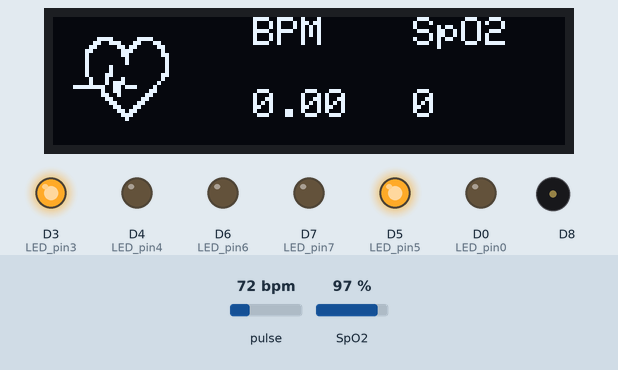
This sketch was run on a simulated ESP8266 (NodeMCU). Shown: 128×32 one-colour display, output pins drawn as LEDs (lit = HIGH), buzzer (waves = sounding). The inputs (shaded band) are chosen by the test bench; at power-on: pulse 72 bpm, SpO2 97 %. The display library's start-up logo is not drawn; what the sketch prints to the serial monitor is not drawn.

Above: at 4.2 s.
4.3 s: pulse set to 62 bpm
At 6.8 s:
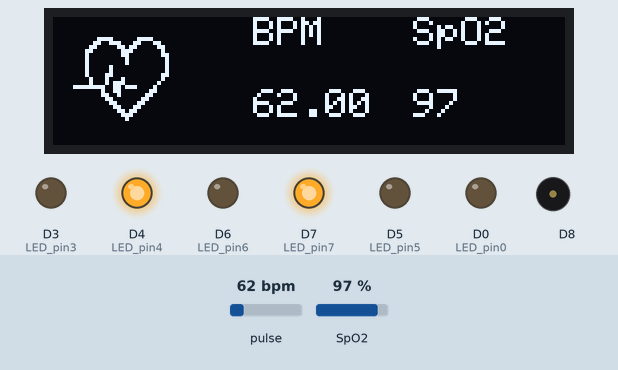
7.3 s: pulse set to 58 bpm
At 8.8 s:
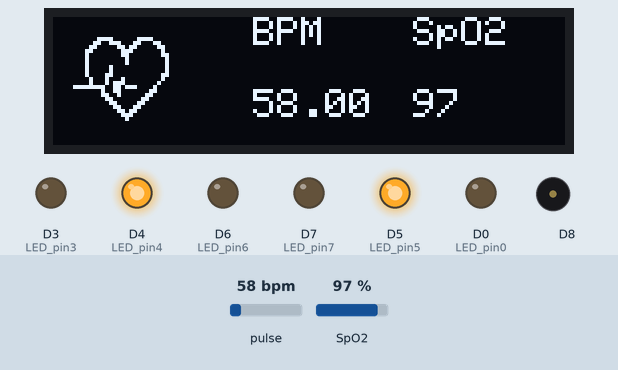
10.3 s: SpO2 set to 93 %
At 11.6 s:
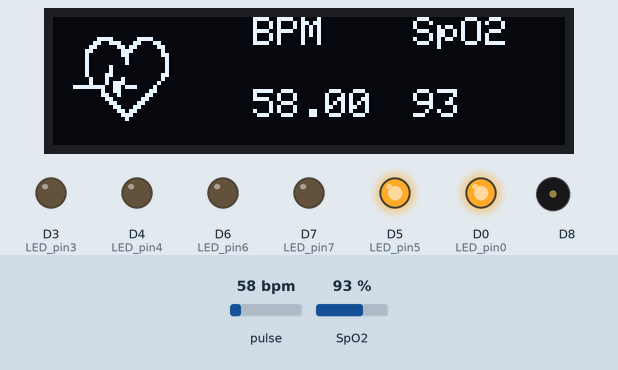
13.3 s: SpO2 set to 91 %
At 15.12 s:
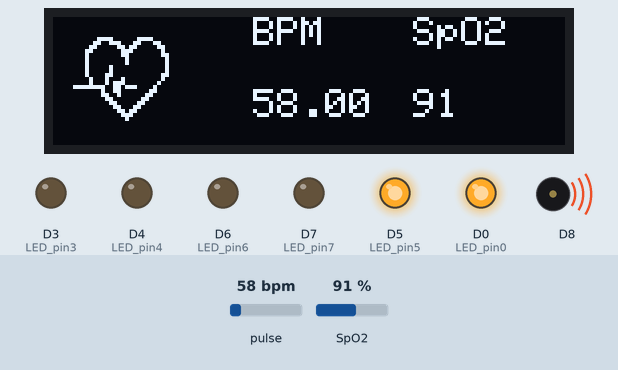
16.3 s: SpO2 set to 88 %
At 17.8 s:
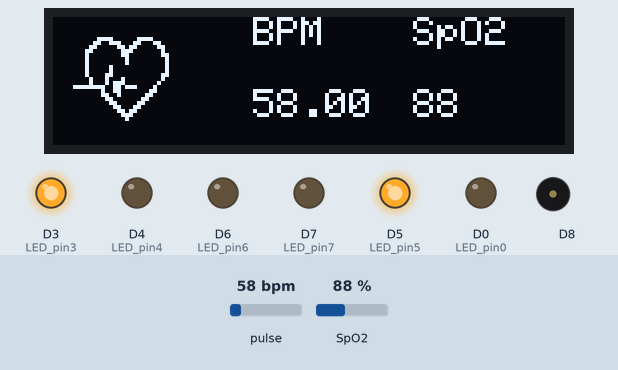
19.3 s: pulse set to 70 bpm
At 20.9 s:
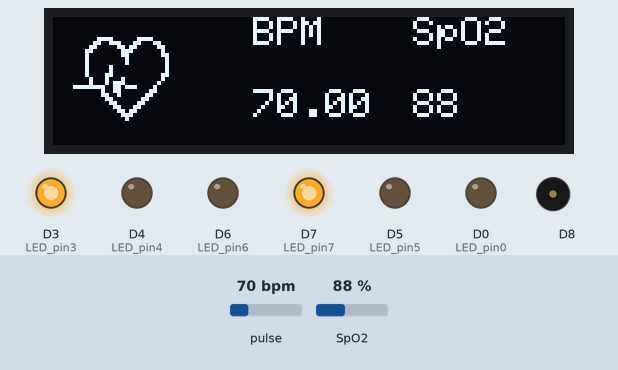
Timing chart, 0 to 23.3 s (numbered marks = the images above; inputs shaded):
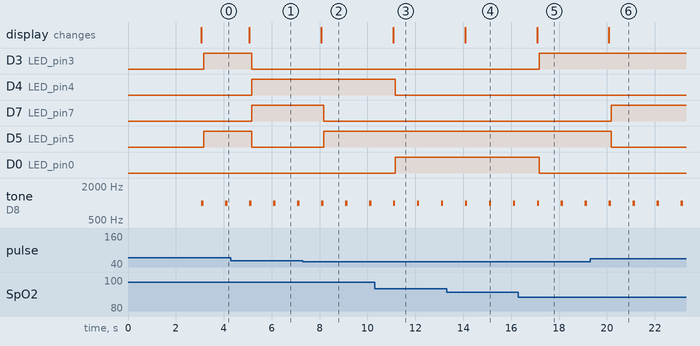

The sketch:

tspeako2.ino
```cpp
#include <Adafruit_GFX.h>        //OLED libraries
#include <Adafruit_SSD1306.h>
#include <Wire.h>
#include "MAX30100_PulseOximeter.h"
#include <ESP8266WiFi.h>  // wifi
#include "ThingSpeak.h"

#define REPORTING_PERIOD_MS     1000
#define REPORTING_PERIOD_MS2     15000


// PulseOximeter is the higher level interface to the sensor
// it offers:
//  * beat detection reporting
//  * heart rate calculation
//  * SpO2 (oxidation level) calculation
PulseOximeter pox;
const char* ssid = "OPPORTUNITY";
const char* password = "12345679";
uint32_t tsLastReport = 0;
//----------- Channel details ----------------//
unsigned long Channel_ID = 1704864; // Your Channel ID
const char * myWriteAPIKey = "3VJIL0OO5404LO1Z"; //Your write API key
//-------------------------------------------//
float BPM, SPO2;


//OLED
#define SCREEN_WIDTH 128 // OLED display width, in pixels
#define SCREEN_HEIGHT 32 // OLED display height, in pixels 32
#define OLED_RESET    -1 // Reset pin # (or -1 if sharing Arduino reset pin)

Adafruit_SSD1306 display(SCREEN_WIDTH, SCREEN_HEIGHT, &Wire, OLED_RESET); //Declaring the display name (display)

static const unsigned char PROGMEM logo2_bmp[] =
{ 0x03, 0xC0, 0xF0, 0x06, 0x71, 0x8C, 0x0C, 0x1B, 0x06, 0x18, 0x0E, 0x02, 0x10, 0x0C, 0x03, 0x10,              //Logo2 and Logo3 are two bmp pictures that display on the OLED if called
  0x04, 0x01, 0x10, 0x04, 0x01, 0x10, 0x40, 0x01, 0x10, 0x40, 0x01, 0x10, 0xC0, 0x03, 0x08, 0x88,
  0x02, 0x08, 0xB8, 0x04, 0xFF, 0x37, 0x08, 0x01, 0x30, 0x18, 0x01, 0x90, 0x30, 0x00, 0xC0, 0x60,
  0x00, 0x60, 0xC0, 0x00, 0x31, 0x80, 0x00, 0x1B, 0x00, 0x00, 0x0E, 0x00, 0x00, 0x04, 0x00,
};

static const unsigned char PROGMEM logo3_bmp[] =
{ 0x01, 0xF0, 0x0F, 0x80, 0x06, 0x1C, 0x38, 0x60, 0x18, 0x06, 0x60, 0x18, 0x10, 0x01, 0x80, 0x08,
  0x20, 0x01, 0x80, 0x04, 0x40, 0x00, 0x00, 0x02, 0x40, 0x00, 0x00, 0x02, 0xC0, 0x00, 0x08, 0x03,
  0x80, 0x00, 0x08, 0x01, 0x80, 0x00, 0x18, 0x01, 0x80, 0x00, 0x1C, 0x01, 0x80, 0x00, 0x14, 0x00,
  0x80, 0x00, 0x14, 0x00, 0x80, 0x00, 0x14, 0x00, 0x40, 0x10, 0x12, 0x00, 0x40, 0x10, 0x12, 0x00,
  0x7E, 0x1F, 0x23, 0xFE, 0x03, 0x31, 0xA0, 0x04, 0x01, 0xA0, 0xA0, 0x0C, 0x00, 0xA0, 0xA0, 0x08,
  0x00, 0x60, 0xE0, 0x10, 0x00, 0x20, 0x60, 0x20, 0x06, 0x00, 0x40, 0x60, 0x03, 0x00, 0x40, 0xC0,
  0x01, 0x80, 0x01, 0x80, 0x00, 0xC0, 0x03, 0x00, 0x00, 0x60, 0x06, 0x00, 0x00, 0x30, 0x0C, 0x00,
  0x00, 0x08, 0x10, 0x00, 0x00, 0x06, 0x60, 0x00, 0x00, 0x03, 0xC0, 0x00, 0x00, 0x01, 0x80, 0x00
};

//LED
#define LED_pin7 D7           // tentukan nama device pada pin
#define LED_pin6 D6
#define LED_pin5 D5
#define LED_pin4 D4
#define LED_pin3 D3
#define LED_pin0 D0

WiFiClient  client;


// Callback (registered below) fired when a pulse is detected
void onBeatDetected()
{
  Serial.println("Beat!");
}

void setup()
{


  //OLED
  display.begin(SSD1306_SWITCHCAPVCC, 0x3C); //Start the OLED display
  display.display();
  delay(3000);
  Serial.begin(115200);

  //asalnya
  Serial.begin(115200);

  Serial.print("Initializing pulse oximeter..");

  // Initialize the PulseOximeter instance
  // Failures are generally due to an improper I2C wiring, missing power supply
  // or wrong target chip
  if (!pox.begin()) {
    Serial.println("FAILED");
    for (;;);
  } else {
    Serial.println("SUCCESS");
  }
  ThingSpeak.begin(client);

  // The default current for the IR LED is 50mA and it could be changed
  //   by uncommenting the following line. Check MAX30100_Registers.h for all the
  //   available options.
  // pox.setIRLedCurrent(MAX30100_LED_CURR_7_6MA);

  // Register a callback for the beat detection
  pox.setOnBeatDetectedCallback(onBeatDetected);

  //LED
  pinMode(LED_pin7, OUTPUT);  // declara pin samada input @ output
  pinMode(LED_pin6, OUTPUT);
  pinMode(LED_pin5, OUTPUT);
  pinMode(LED_pin4, OUTPUT);
  pinMode(LED_pin3, OUTPUT);
  pinMode(LED_pin0, OUTPUT);
}

void loop()
{
  // Make sure to call update as fast as possible
  pox.update();

  // Asynchronously dump heart rate and oxidation levels to the serial
  // For both, a value of 0 means "invalid"
  if (millis() - tsLastReport > REPORTING_PERIOD_MS) {

    BPM = pox.getHeartRate();
    SPO2 = pox.getSpO2();
    Serial.print("Heart rate:");
    Serial.print(BPM);
    Serial.print("bpm    SpO2:");  //"bpm / SpO2:"
    Serial.print(SPO2);
    Serial.println("%");
    tsLastReport = millis();


    display.clearDisplay();                                   //Clear the display
    display.drawBitmap(5, 5, logo2_bmp, 24, 21, WHITE);       //Draw the first bmp picture (little heart)
    display.setTextSize(1);                                   //Near it display the average BPM you can display the BPM if you want
    display.setTextColor(WHITE);
    display.setCursor(50, 0);
    display.println("BPM");
    display.setCursor(50, 18);
    display.println(pox.getHeartRate());
    display.setCursor(90, 0);    //80,0
    display.println("SpO2");
    display.setCursor(90, 18);   // 82,18
    display.println(pox.getSpO2());

    display.display();

    tone(15, 1000);                                       // set(0,1000) utk nodmcu. And tone the buzzer for a 100ms you can reduce it it will be better
    delay(100);
    noTone(15);

  if (millis() - tsLastReport > REPORTING_PERIOD_MS2) {
    ThingSpeak.writeField(Channel_ID, 1, BPM, myWriteAPIKey);
    ThingSpeak.writeField(Channel_ID, 2, SPO2, myWriteAPIKey);
  }
    if (pox.getHeartRate() < 60)
    {
      digitalWrite(LED_pin5, HIGH);  //LED MERAH on
      digitalWrite(LED_pin7, LOW);  //LED HIJAU on
      digitalWrite(LED_pin6, LOW);  //LED KUNING on
    }
    if (pox.getHeartRate() > 100)
    {
      digitalWrite(LED_pin6, HIGH);  //LED KUNING on
      digitalWrite(LED_pin5, LOW);  //LED MERAH on
      digitalWrite(LED_pin7, LOW);  //LED HIJAU on

    }
    if (pox.getHeartRate() > 60 && pox.getHeartRate() < 100)
    {
      digitalWrite(LED_pin7, HIGH);  //LED HIJAU on
      digitalWrite(LED_pin5, LOW);  //LED MERAH on
      digitalWrite(LED_pin6, LOW);  //LED KUNING on
    }


    if (pox.getSpO2() > 94)
    {
      digitalWrite(LED_pin3, LOW);  //LED MERAH oFF
      digitalWrite(LED_pin4, HIGH);  //LED HIJAU oFF
      digitalWrite(LED_pin0, LOW);  //LED KUNING oFF
    }

    if (pox.getSpO2() > 89 && pox.getSpO2() < 95)
    {
      digitalWrite(LED_pin3, LOW);  //LED MERAH oFF
      digitalWrite(LED_pin4, LOW);  //LED HIJAU oFF
      digitalWrite(LED_pin0, HIGH);  //LED KUNING oFF
    }

    if (pox.getSpO2() < 90)
    {
      digitalWrite(LED_pin3, HIGH);  //LED MERAH oFF
      digitalWrite(LED_pin4, LOW);  //LED HIJAU oFF
      digitalWrite(LED_pin0, LOW);  //LED KUNING oFF
    }
  }
}
```

Measured:
- the behaviour switches between 61 and 60 bpm on pulse (found by bisection; images 1 and 2)
- the behaviour switches between 95 and 94 % on SpO2 (found by bisection; images 2 and 3)
- the behaviour switches between 90 and 89 % on SpO2 (found by bisection; images 4 and 5)
- after the input at 4.3 s, the display: changes after 0.76 s (image 1)
- after the input at 7.3 s, D7 (LED_pin7): HIGH → LOW after 0.86 s; D5 (LED_pin5): LOW → HIGH after 0.86 s; the display: changes after 0.76 s (image 2)
- after the input at 10.3 s, D4 (LED_pin4): HIGH → LOW after 0.87 s; D0 (LED_pin0): LOW → HIGH after 0.87 s; the display: changes after 0.77 s (image 3)
- after the input at 13.3 s, the display: changes after 0.77 s (image 4)
- after the input at 16.3 s, D3 (LED_pin3): LOW → HIGH after 0.88 s; D0 (LED_pin0): HIGH → LOW after 0.88 s; the display: changes after 0.78 s (image 5)
- after the input at 19.3 s, D7 (LED_pin7): LOW → HIGH after 0.88 s; D5 (LED_pin5): HIGH → LOW after 0.88 s; the display: changes after 0.78 s (image 6)
